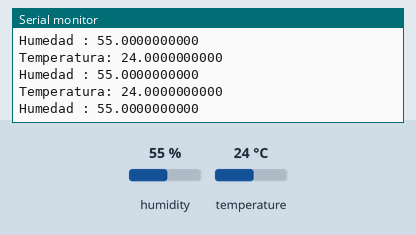
Simulated run of this sketch. Board: Arduino Uno, built with avr-gcc and run on an emulated ATmega328P. On the bench: the last lines printed to the serial monitor. The test bench sets the inputs (shaded band); at power-on: humidity 55 %, temperature 24 °C.

Above: at 3.3 s.
3.4 s: humidity set to 22 %
At 4.9 s:
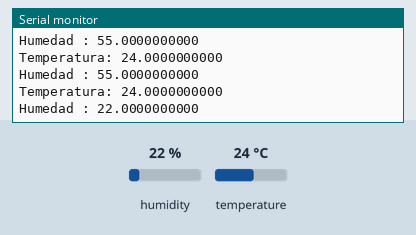
6.2 s: temperature set to 12 °C
At 6.41 s:
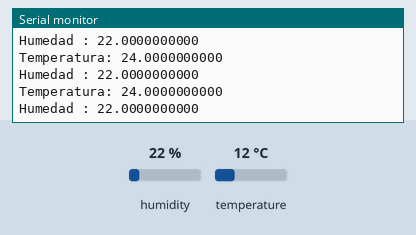
9.0 s: humidity set to 40 %
At 9.45 s:
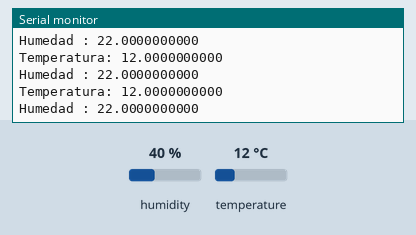
Timing chart, 0 to 12.0 s (numbered marks = the images above; inputs shaded):
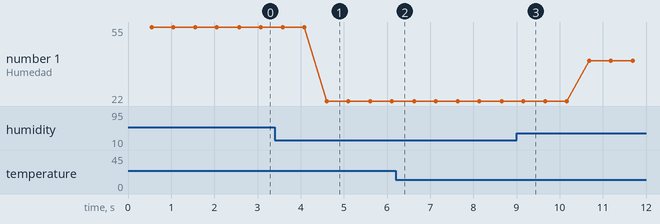

Measured:
- after the input at 3.4 s, the serial monitor: prints a new line after 1.2 s (image 1)
- plotted number 1: 55 → 22 after the input at 3.4 s, 22 → 40 after the input at 9.0 s

The sketch:

sketch_temp_ejer14.ino
```cpp
#include <DHT.h>

int pin = 2;
DHT sensor(pin,DHT11);

void setup() {
  // put your setup code here, to run once:
  Serial.begin(9600);
  sensor.begin();
}

void loop() {
  delay(500);
  // put your main code here, to run repeatedly:
  float temperatura = sensor.readTemperature();
  String temp = String(temperatura,DEC);
  Serial.println("Temperatura: "+temp);

  float humedad = sensor.readHumidity();
  String hum = String(humedad,DEC);
  Serial.println("Humedad : "+hum);

}
```
